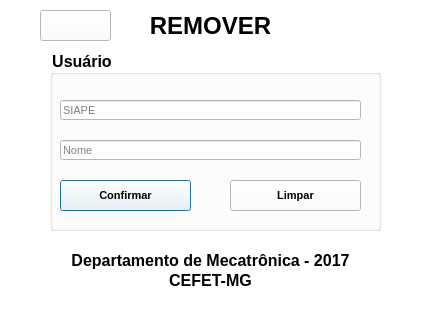
<?xml version="1.0" encoding="UTF-8"?>
<ui version="4.0">
 <class>RemoveUser</class>
 <widget class="QDialog" name="RemoveUser">
  <property name="geometry">
   <rect>
    <x>0</x>
    <y>0</y>
    <width>427</width>
    <height>324</height>
   </rect>
  </property>
  <property name="windowTitle">
   <string>Dialog</string>
  </property>
  <property name="styleSheet">
   <string notr="true">background-color: rgb(255, 255, 255);</string>
  </property>
  <widget class="QLabel" name="label_2">
   <property name="geometry">
    <rect>
     <x>0</x>
     <y>250</y>
     <width>421</width>
     <height>20</height>
    </rect>
   </property>
   <property name="font">
    <font>
     <pointsize>12</pointsize>
     <weight>75</weight>
     <bold>true</bold>
    </font>
   </property>
   <property name="text">
    <string>Departamento de Mecatrônica - 2017</string>
   </property>
   <property name="alignment">
    <set>Qt::AlignCenter</set>
   </property>
  </widget>
  <widget class="QLabel" name="label_3">
   <property name="geometry">
    <rect>
     <x>0</x>
     <y>270</y>
     <width>421</width>
     <height>20</height>
    </rect>
   </property>
   <property name="font">
    <font>
     <pointsize>12</pointsize>
     <weight>75</weight>
     <bold>true</bold>
    </font>
   </property>
   <property name="text">
    <string>CEFET-MG</string>
   </property>
   <property name="alignment">
    <set>Qt::AlignCenter</set>
   </property>
  </widget>
  <widget class="QGroupBox" name="groupBox">
   <property name="geometry">
    <rect>
     <x>50</x>
     <y>50</y>
     <width>331</width>
     <height>181</height>
    </rect>
   </property>
   <property name="font">
    <font>
     <pointsize>12</pointsize>
     <weight>75</weight>
     <bold>true</bold>
    </font>
   </property>
   <property name="styleSheet">
    <string notr="true">background-color: rgb(255, 255, 255);</string>
   </property>
   <property name="title">
    <string>Usuário</string>
   </property>
   <widget class="QLineEdit" name="lineEdit_2">
    <property name="geometry">
     <rect>
      <x>10</x>
      <y>50</y>
      <width>301</width>
      <height>20</height>
     </rect>
    </property>
    <property name="font">
     <font>
      <pointsize>8</pointsize>
      <weight>50</weight>
      <bold>false</bold>
     </font>
    </property>
    <property name="text">
     <string/>
    </property>
    <property name="placeholderText">
     <string>SIAPE</string>
    </property>
   </widget>
   <widget class="QPushButton" name="pushButton_4">
    <property name="geometry">
     <rect>
      <x>10</x>
      <y>130</y>
      <width>131</width>
      <height>31</height>
     </rect>
    </property>
    <property name="font">
     <font>
      <pointsize>8</pointsize>
      <weight>75</weight>
      <bold>true</bold>
     </font>
    </property>
    <property name="text">
     <string>Confirmar</string>
    </property>
   </widget>
   <widget class="QLineEdit" name="lineEdit_3">
    <property name="geometry">
     <rect>
      <x>10</x>
      <y>90</y>
      <width>301</width>
      <height>20</height>
     </rect>
    </property>
    <property name="font">
     <font>
      <pointsize>8</pointsize>
      <weight>50</weight>
      <bold>false</bold>
     </font>
    </property>
    <property name="text">
     <string/>
    </property>
    <property name="placeholderText">
     <string>Nome</string>
    </property>
   </widget>
   <widget class="QPushButton" name="pushButton_5">
    <property name="geometry">
     <rect>
      <x>180</x>
      <y>130</y>
      <width>131</width>
      <height>31</height>
     </rect>
    </property>
    <property name="font">
     <font>
      <pointsize>8</pointsize>
      <weight>75</weight>
      <bold>true</bold>
     </font>
    </property>
    <property name="text">
     <string>Limpar</string>
    </property>
   </widget>
  </widget>
  <widget class="QLabel" name="label">
   <property name="geometry">
    <rect>
     <x>0</x>
     <y>10</y>
     <width>421</width>
     <height>31</height>
    </rect>
   </property>
   <property name="palette">
    <palette>
     <active>
      <colorrole role="Button">
       <brush brushstyle="SolidPattern">
        <color alpha="255">
         <red>255</red>
         <green>255</green>
         <blue>255</blue>
        </color>
       </brush>
      </colorrole>
      <colorrole role="Base">
       <brush brushstyle="SolidPattern">
        <color alpha="255">
         <red>255</red>
         <green>255</green>
         <blue>255</blue>
        </color>
       </brush>
      </colorrole>
      <colorrole role="Window">
       <brush brushstyle="SolidPattern">
        <color alpha="255">
         <red>255</red>
         <green>255</green>
         <blue>255</blue>
        </color>
       </brush>
      </colorrole>
     </active>
     <inactive>
      <colorrole role="Button">
       <brush brushstyle="SolidPattern">
        <color alpha="255">
         <red>255</red>
         <green>255</green>
         <blue>255</blue>
        </color>
       </brush>
      </colorrole>
      <colorrole role="Base">
       <brush brushstyle="SolidPattern">
        <color alpha="255">
         <red>255</red>
         <green>255</green>
         <blue>255</blue>
        </color>
       </brush>
      </colorrole>
      <colorrole role="Window">
       <brush brushstyle="SolidPattern">
        <color alpha="255">
         <red>255</red>
         <green>255</green>
         <blue>255</blue>
        </color>
       </brush>
      </colorrole>
     </inactive>
     <disabled>
      <colorrole role="Button">
       <brush brushstyle="SolidPattern">
        <color alpha="255">
         <red>255</red>
         <green>255</green>
         <blue>255</blue>
        </color>
       </brush>
      </colorrole>
      <colorrole role="Base">
       <brush brushstyle="SolidPattern">
        <color alpha="255">
         <red>255</red>
         <green>255</green>
         <blue>255</blue>
        </color>
       </brush>
      </colorrole>
      <colorrole role="Window">
       <brush brushstyle="SolidPattern">
        <color alpha="255">
         <red>255</red>
         <green>255</green>
         <blue>255</blue>
        </color>
       </brush>
      </colorrole>
     </disabled>
    </palette>
   </property>
   <property name="font">
    <font>
     <pointsize>18</pointsize>
     <weight>75</weight>
     <bold>true</bold>
    </font>
   </property>
   <property name="text">
    <string>REMOVER</string>
   </property>
   <property name="alignment">
    <set>Qt::AlignCenter</set>
   </property>
  </widget>
  <widget class="QPushButton" name="pushButton">
   <property name="geometry">
    <rect>
     <x>40</x>
     <y>10</y>
     <width>71</width>
     <height>31</height>
    </rect>
   </property>
   <property name="minimumSize">
    <size>
     <width>61</width>
     <height>31</height>
    </size>
   </property>
   <property name="maximumSize">
    <size>
     <width>100</width>
     <height>100</height>
    </size>
   </property>
   <property name="styleSheet">
    <string notr="true">background-image: url(:/img/img/voltar.png);</string>
   </property>
   <property name="text">
    <string/>
   </property>
  </widget>
 </widget>
 <resources/>
 <connections>
  <connection>
   <sender>pushButton</sender>
   <signal>clicked()</signal>
   <receiver>RemoveUser</receiver>
   <slot>close()</slot>
   <hints>
    <hint type="sourcelabel">
     <x>43</x>
     <y>22</y>
    </hint>
    <hint type="destinationlabel">
     <x>31</x>
     <y>73</y>
    </hint>
   </hints>
  </connection>
  <connection>
   <sender>pushButton_5</sender>
   <signal>clicked()</signal>
   <receiver>lineEdit_3</receiver>
   <slot>clear()</slot>
   <hints>
    <hint type="sourcelabel">
     <x>281</x>
     <y>200</y>
    </hint>
    <hint type="destinationlabel">
     <x>255</x>
     <y>155</y>
    </hint>
   </hints>
  </connection>
  <connection>
   <sender>pushButton_5</sender>
   <signal>clicked()</signal>
   <receiver>lineEdit_2</receiver>
   <slot>clear()</slot>
   <hints>
    <hint type="sourcelabel">
     <x>306</x>
     <y>197</y>
    </hint>
    <hint type="destinationlabel">
     <x>307</x>
     <y>109</y>
    </hint>
   </hints>
  </connection>
 </connections>
</ui>
